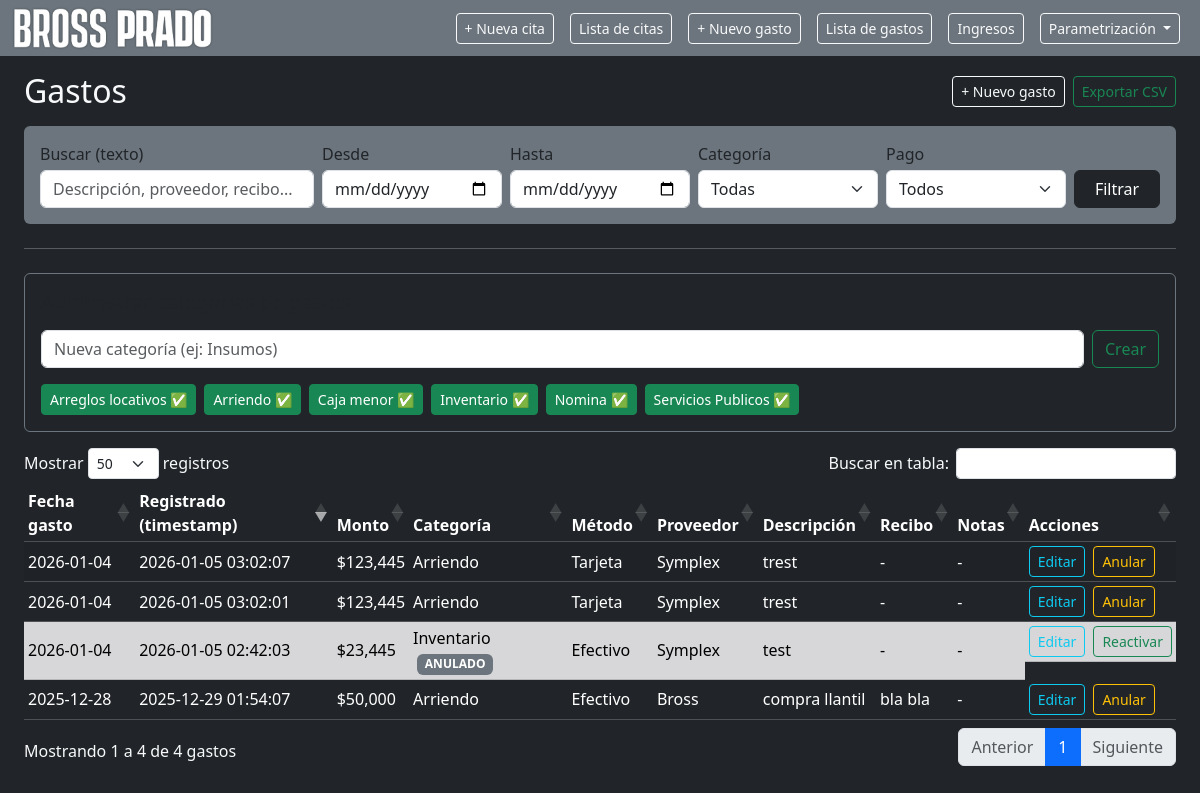
/expenses, run on the app's committed database.
### app.py (models this page shows, shortened)
class ExpenseCategory(db.Model):
    __tablename__ = "expense_categories"
    id = db.Column(db.Integer, primary_key=True)
    name = db.Column(db.String(80), nullable=False, unique=True)
    is_active = db.Column(db.Boolean, default=True)

class Expense(db.Model):
    __tablename__ = "expenses"
    id = db.Column(db.Integer, primary_key=True)
    expense_date = db.Column(db.Date, nullable=False, default=date.today)
    created_at = db.Column(db.DateTime, nullable=False, default=datetime.utcnow)
    updated_at = db.Column(db.DateTime, nullable=False, default=datetime.utcnow, onupdate=datetime.utcnow)
    amount = db.Column(db.Numeric(12, 2), nullable=False)
    category = db.Column(db.String(80), nullable=False)
    payment_method = db.Column(db.String(40), nullable=False)
    vendor = db.Column(db.String(120), nullable=True)
    description = db.Column(db.String(255), nullable=False)
    receipt = db.Column(db.String(80), nullable=True)
    notes = db.Column(db.Text, nullable=True)
    is_void = db.Column(db.Boolean, nullable=False, default=False)

### app.py (the view, shortened to what this page needs)
@app.route("/expenses")
def expenses_list():
    q = (request.args.get("q") or "").strip()
    from_str = request.args.get("from")
    to_str = request.args.get("to")
    category = (request.args.get("category") or "").strip()
    payment_method = (request.args.get("payment_method") or "").strip()
    date_from = _parse_date(from_str)
    date_to = _parse_date(to_str)
    query = Expense.query
    if date_from:
        query = query.filter(Expense.expense_date >= date_from)
    if date_to:
        query = query.filter(Expense.expense_date <= date_to)
    if category:
        query = query.filter(Expense.category == category)
    if payment_method:
        query = query.filter(Expense.payment_method == payment_method)
    expenses = query.order_by(Expense.expense_date.desc(), Expense.created_at.desc()).all()
    return render_template(
        "expenses_list.html",
        expenses=expenses,
        categories=[c.name for c in ExpenseCategory.query.filter_by(is_active=True).order_by(ExpenseCategory.name).all()],
        categories_all=ExpenseCategory.query.order_by(ExpenseCategory.name).all(),
        payment_methods=PAYMENT_METHODS,
        filters={
            "q": q,
            "from": from_str or "",
            "to": to_str or "",
            "category": category,
            "payment_method": payment_method,
        },
    )

### app.py (called while the page is built)
def _parse_date(value: str | None):
    if not value:
        return None
    try:
        return datetime.strptime(value, "%Y-%m-%d").date()
    except ValueError:
        return None

### templates/expenses_list.html (shortened to what this page needs)
{% extends "base.html" %}
{% block extra_head %}
<link rel="stylesheet"
      href="https://cdn.datatables.net/1.13.6/css/dataTables.bootstrap5.min.css">
{% endblock %}
{% block content %}
<div class="d-flex align-items-center justify-content-between flex-wrap gap-2">
  <h2 class="mb-0">Gastos</h2>
  <div class="d-flex gap-2">
    <a class="btn btn-outline-light btn-sm" href="{{ url_for('expenses_new') }}">+ Nuevo gasto</a>
    <a class="btn btn-outline-success btn-sm"
       href="{{ url_for('expenses_export', **filters) }}">Exportar CSV</a>
  </div>
</div>
<form class="card bg-secondary border-0 mt-3 p-3" method="get" action="{{ url_for('expenses_list') }}">
  <div class="row g-2 align-items-end">
    <div class="col-12 col-md-3">
      <label class="form-label mb-1">Buscar (texto)</label>
      <input class="form-control" name="q" value="{{ filters.q }}" placeholder="Descripción, proveedor, recibo...">
    </div>
    <div class="col-6 col-md-2">
      <label class="form-label mb-1">Desde</label>
      <input type="date" class="form-control" name="from" value="{{ filters['from'] }}">
    </div>
    <div class="col-6 col-md-2">
      <label class="form-label mb-1">Hasta</label>
      <input type="date" class="form-control" name="to" value="{{ filters.to }}">
    </div>
    <div class="col-6 col-md-2">
      <label class="form-label mb-1">Categoría</label>
      <select class="form-select" name="category">
        <option value="">Todas</option>
      </select>
    </div>
    <div class="col-6 col-md-2">
      <label class="form-label mb-1">Pago</label>
      <select class="form-select" name="payment_method">
        <option value="">Todos</option>
      </select>
    </div>
    <div class="col-12 col-md-1 d-grid">
      <button class="btn btn-dark">Filtrar</button>
    </div>
  </div>
</form>
<hr class="my-4">
<div class="card bg-dark border-secondary p-3 mb-3">
  <h5 class="mb-3">Administrar categorías de gastos</h5>
  <form method="post" action="{{ url_for('expense_categories_new') }}" class="d-flex gap-2 mb-3">
    <input type="text"
           name="name"
           class="form-control"
           placeholder="Nueva categoría (ej: Insumos)"
           required>
    <button class="btn btn-outline-success">Crear</button>
  </form>
  <div class="d-flex flex-wrap gap-2">
    {% for c in categories_all %}
      <form method="post"
            action="{{ url_for('expense_categories_toggle', category_id=c.id) }}">
        <button
          class="btn btn-sm {{ 'btn-success' if c.is_active else 'btn-outline-secondary' }}">
          {{ c.name }} {{ '✅' if c.is_active else '🚫' }}
        </button>
      </form>
    {% endfor %}
  </div>
</div>
<table id="expensesTable" class="table table-dark table-striped table-sm align-middle mt-3">
  <thead>
    <tr>
      <th>Fecha gasto</th>
      <th>Registrado (timestamp)</th>
      <th>Monto</th>
      <th>Categoría</th>
      <th>Método</th>
      <th>Proveedor</th>
      <th>Descripción</th>
      <th>Recibo</th>
      <th>Notas</th>
      <th>Acciones</th>
    </tr>
  </thead>
  <tbody>
    {% for e in expenses %}
      <tr class="{% if e.is_void %}table-secondary text-muted{% endif %}">
        <td>{{ e.expense_date.strftime("%Y-%m-%d") }}</td>
        <td>{{ e.created_at.strftime("%Y-%m-%d %H:%M:%S") }}</td>
        <td>${{ "{:,.0f}".format(e.amount) }}</td>
        <td>
          {{ e.category }}
          {% if e.is_void %}
            <span class="badge bg-secondary ms-1">ANULADO</span>
          {% endif %}
        </td>
        <td>{{ e.payment_method }}</td>
        <td>{{ e.vendor or "-" }}</td>
        <td>{{ e.description }}</td>
        <td>{{ e.receipt or "-" }}</td>
        <td>{{ e.notes or "-" }}</td>
        <td class="d-flex gap-2">
          <a class="btn btn-sm btn-outline-info" href="{{ url_for('expenses_edit', expense_id=e.id) }}">Editar</a>
          <form method="post"
                action="{{ url_for('expenses_toggle_void', expense_id=e.id) }}"
                style="display:inline">
            {% if e.is_void %}
              <button class="btn btn-sm btn-outline-success"
                      onclick="return confirm('¿Deseas reactivar este gasto?')">
                Reactivar
              </button>
            {% else %}
              <button class="btn btn-sm btn-outline-warning"
                      onclick="return confirm('¿Deseas anular este gasto?')">
                Anular
              </button>
            {% endif %}
          </form>
        </td>
      </tr>
    {% endfor %}
  </tbody>
</table>
{% endblock %}

### data on the page
ExpenseCategory: name "Arreglos locativos", is_active "✅"
ExpenseCategory: name "Arriendo", is_active "✅"
ExpenseCategory: name "Caja menor", is_active "✅"
ExpenseCategory: name "Inventario", is_active "✅"
ExpenseCategory: name "Nomina", is_active "✅"
ExpenseCategory: name "Servicios Publicos", is_active "✅"
Expense: expense_date "2026-01-04", created_at "2026-01-05 03:02:07", amount "123,445", category "Arriendo", payment_method "Tarjeta", vendor "Symplex", description "trest", receipt "-", notes "-", is_void "Anular"
Expense: expense_date "2026-01-04", created_at "2026-01-05 03:02:01", amount "123,445", category "Arriendo", payment_method "Tarjeta", vendor "Symplex", description "trest", receipt "-", notes "-", is_void "Anular"
Expense: expense_date "2026-01-04", created_at "2026-01-05 02:42:03", amount "23,445", category "Inventario", is_void "ANULADO", payment_method "Efectivo", vendor "Symplex", description "test", receipt "-", notes "-"
Expense: expense_date "2025-12-28", created_at "2025-12-29 01:54:07", amount "50,000", category "Arriendo", payment_method "Efectivo", vendor "Bross", description "compra llantil", receipt "bla bla", notes "-", is_void "Anular"
